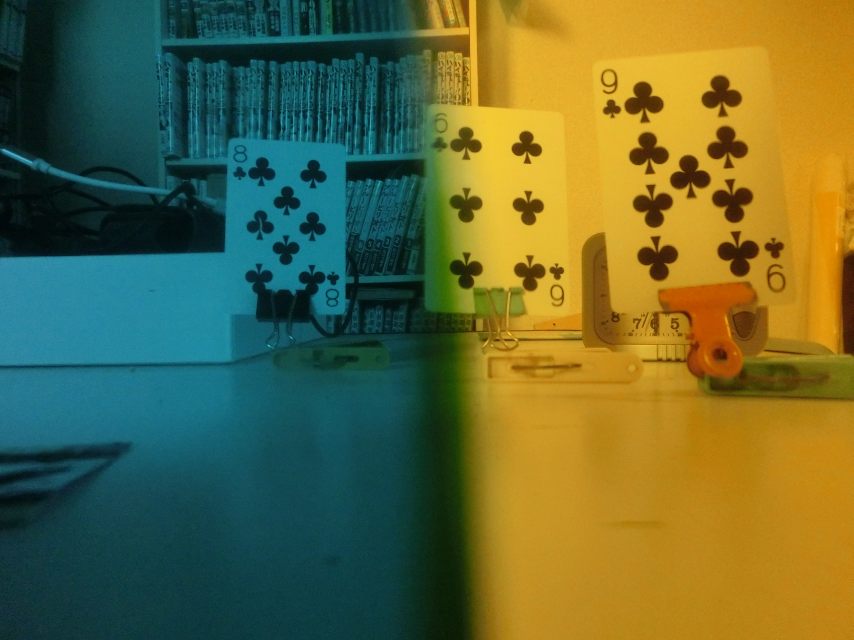
#> input picture colorfilter/0724imgs/hhcy.JPG, 2560 x 1920 px, found by its file name (shown at 1/3 size)
$ jupyter execute edge_detection.ipynb
#> lines starting #> are read from the running program, lines starting #| are printed output that depends on the picture; after the words box and inside, x2 and y2 are one past the last pixel; in counts of white or black regions, pixels touching at a corner belong together; long printed decimals are rounded
[cell 1]
import cv2
import numpy as np
import matplotlib.pyplot as plt

def detect_edges(image):
    """Detect edges in the image using the Canny edge detector."""
    edges = cv2.Canny(image, 100, 200)
    return edges

def calculate_displacement(edges_r, edges_g, edges_b):
    """Calculate the displacement between edges in different color channels."""
    # Find the non-zero coordinates in each edge image
    coords_r = np.column_stack(np.where(edges_r > 0))
    coords_g = np.column_stack(np.where(edges_g > 0))
    coords_b = np.column_stack(np.where(edges_b > 0))

    coords_r = coords_r.resize(coords_g.shape[0], 2)
    coords_b = coords_b.resize(coords_g.shape[0], 2)
    print(coords_r.shape, coords_b.shape, coords_g.shape)
    # Calculate the mean displacement between the edges
    displacement_rg = np.mean(np.sqrt(np.sum((coords_r - coords_g)**2, axis=1)))
    displacement_rb = np.mean(np.sqrt(np.sum((coords_r - coords_b)**2, axis=1)))
    displacement_gb = np.mean(np.sqrt(np.sum((coords_g - coords_b)**2, axis=1)))

    return displacement_rg, displacement_rb, displacement_gb


def play(image_path):
    # Load the image
#> called with image_path = '0724/hhcy.JPG'
    image = cv2.imread(image_path)
#> image is the input picture: shape (1920, 2560, 3); mean B, G, R 56.5, 104.8, 97.8
    image = cv2.resize(image, (1440, 1120))
#> image: shape (1120, 1440, 3)
    plt.imshow(image),plt.show()
    if image is None:
        print("Error: Could not load image.")
        return

    # Convert the image to grayscale
    gray = cv2.cvtColor(image, cv2.COLOR_BGR2GRAY)

    # Detect edges in the grayscale image
    edges = detect_edges(gray)
#> in detect_edges, `edges = cv2.Canny(image, 100, 200)`:
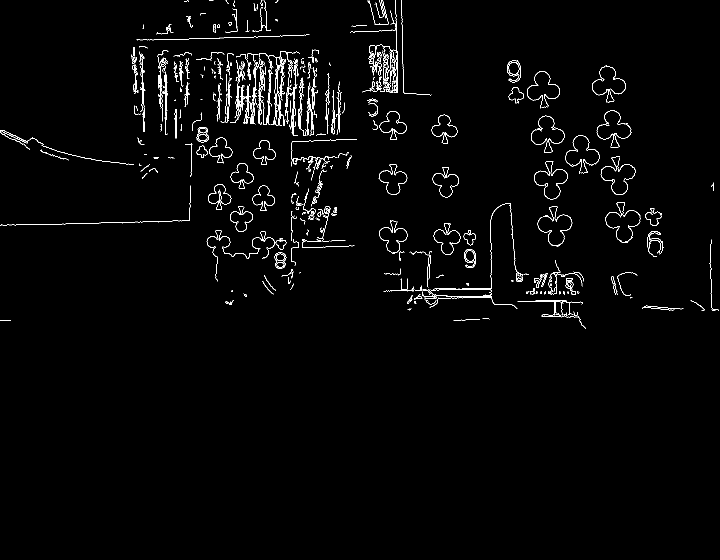
#> edges: shape (1120, 1440) (shown at 1/2 size); 1.7% white in thin lines or dots, all inside (x1, y1, x2, y2) = (0, 0, 1438, 657)

    # Separate the color channels
    b, g, r = cv2.split(image)
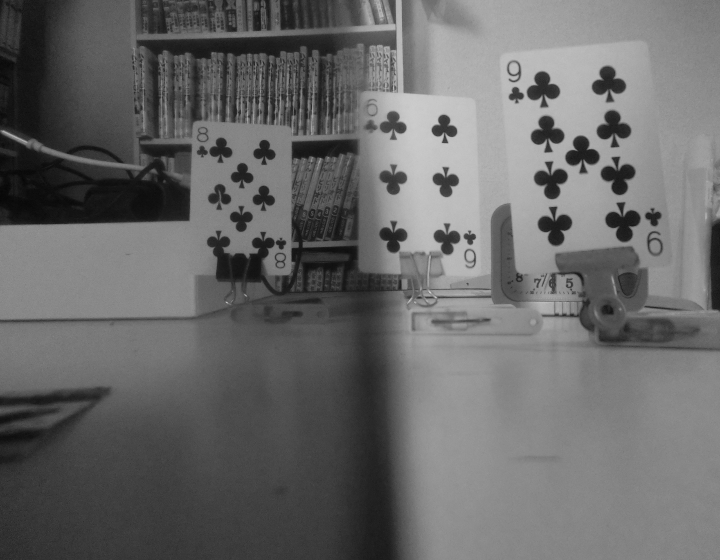
#> g: shape (1120, 1440) (shown at 1/2 size); min 4, max 211, mean 104.7
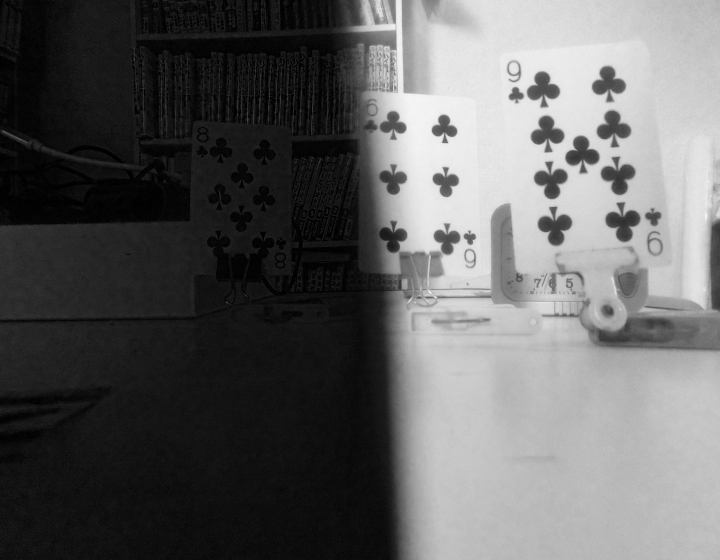
#> r: shape (1120, 1440) (shown at 1/2 size); min 0, max 255, mean 97.7

    # Detect edges in each color channel
    edges_r = detect_edges(r)
#> in detect_edges (call 2), `edges = cv2.Canny(image, 100, 200)`: edges: shape (1120, 1440); 1.1% white in thin lines or dots, all inside (x1, y1, x2, y2) = (0, 0, 1438, 663)
    edges_g = detect_edges(g)
#> in detect_edges (call 3), `edges = cv2.Canny(image, 100, 200)`: edges: shape (1120, 1440); 1.9% white in thin lines or dots, all inside (x1, y1, x2, y2) = (0, 0, 1440, 666)
    edges_b = detect_edges(b)
#> in detect_edges (call 4), `edges = cv2.Canny(image, 100, 200)`: edges: shape (1120, 1440); 1.6% white in thin lines or dots, all inside (x1, y1, x2, y2) = (0, 0, 1264, 642)
    print("r")
    plt.imshow(edges_r),plt.show()
    print("g")
    plt.imshow(edges_g),plt.show()
    print("b")
    plt.imshow(edges_b),plt.show()


# Run the main function with the path to your image
c = 'cyan.JPG'
y = 'yellow.JPG'
hcy = '0724/hhcy.JPG'
hyc = '0724/hhyc.JPG'
a = 'add.JPG'
play(hcy)

[cell 2]
import matplotlib.pyplot as plt
import numpy as np
import cv2

def load(path):
#> called with path = '0724/original.JPG'
    image = cv2.imread(path)
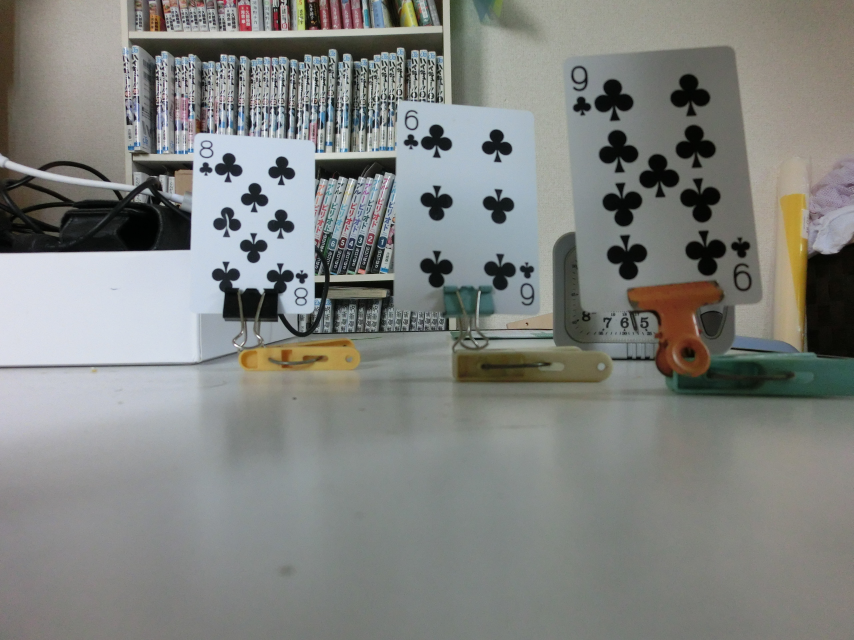
#> input picture colorfilter/0724imgs/original.JPG, 2560 x 1920 px, found by its file name (shown at 1/3 size)
#> image is the input picture: shape (1920, 2560, 3); mean B, G, R 128, 131.1, 128.8
    #image = cv2.cvtColor(image, cv2.COLOR_BGR2RGB)
    print(image.shape)
#| (1920, 2560, 3)
    image = cv2.resize(image, (1440, 1120))
#> image: shape (1120, 1440, 3)
    return image/255
def transparency(image_path, original, types):
#> called with image_path = '0724/hhcy.JPG', original = '0724/original.JPG', types = 0
    def calmain(color_name, channel_normal, channel_filtered):
        # Calculate the mean value of the green channel for both images
        mean_normal = np.mean(channel_normal)
        mean_filtered = np.mean(channel_filtered)

        # Calculate the green channel transmittance
        transmittance = mean_filtered / mean_normal

        # Print the results

        print(str(color_name), " Mean value for normal lens image:", mean_normal)
        print(str(color_name), " Mean value for filtered lens image:", mean_filtered)
        print(str(color_name), " Channel Transmittance:", transmittance)

    image_normal = cv2.cvtColor(cv2.imread(original), cv2.COLOR_BGR2RGB)
    image_normal = cv2.resize(image_normal, (1440, 1120))
#> image_normal: shape (1120, 1440, 3)
    #image_normal = image_normal[:, int(1440/2):]
    #image_normal = image_normal[:, :int(1440/2)]
    image_filtered = cv2.cvtColor(cv2.imread(image_path), cv2.COLOR_BGR2RGB)
    image_filtered = cv2.resize(image_filtered, (1440, 1120))
#> image_filtered: shape (1120, 1440, 3)
    #image_filtered = image_filtered[:, int(1440/2):]
    #image_filtered = image_filtered[:, :int(1440/2)]
    # Ensure images are the same size
    if image_normal.shape != image_filtered.shape:
        raise ValueError("Images must be the same size for comparison")

    # Convert images to float32 type for precision
    image_normal = image_normal.astype(np.float32)
    image_filtered = image_filtered.astype(np.float32)

    # Extract the green channel from both images
    if types==1:
        color_name = 'green'
        channel_normal = image_normal[:, :, types]  # OpenCV uses BGR, so index 1 is G
        channel_filtered = image_filtered[:, :, types]
    elif types==0:
        color_name = 'blue'
        channel_normal = image_normal[:, :, types]  # OpenCV uses BGR, so index 1 is G
        channel_filtered = image_filtered[:, :, types]
    elif types==2:
        color_name = 'red'
        channel_normal = image_normal[:, :, types]  # OpenCV uses BGR, so index 1 is G
        channel_filtered = image_filtered[:, :, types]
    p_ = np.hstack([channel_normal, channel_filtered])
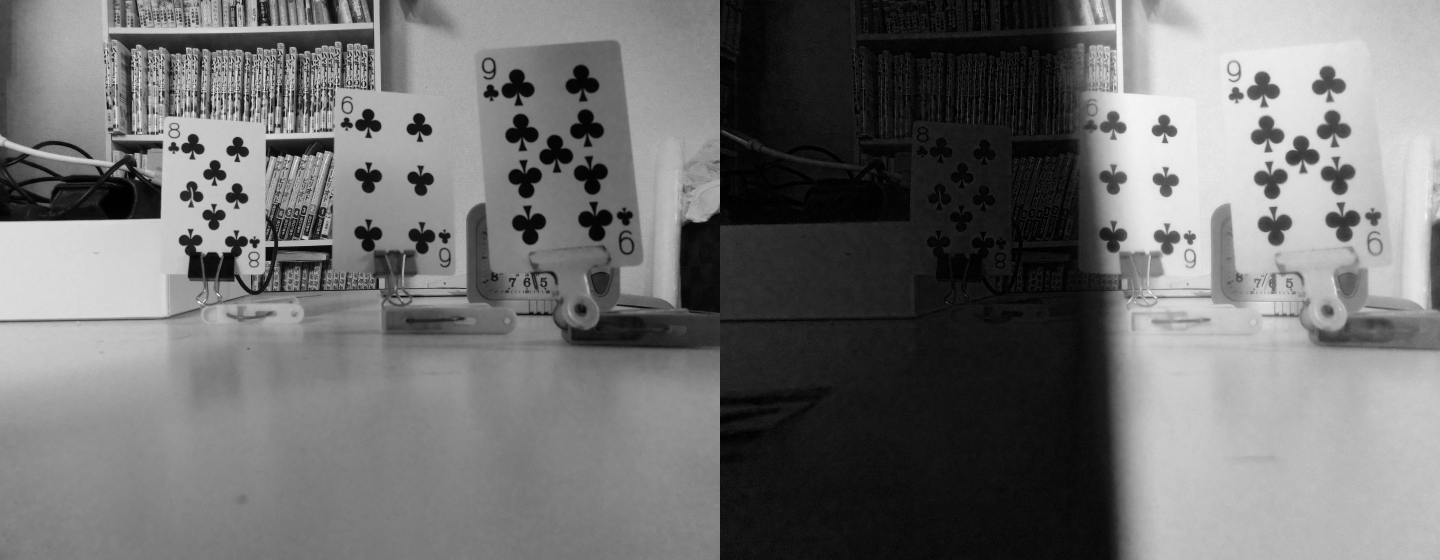
#> p_: shape (1120, 2880) float32 (shown at 1/2 size); min 0, max 255, mean 113.2
    plt.imshow(p_),plt.show()
    calmain(color_name, channel_normal, channel_filtered)
#> in calmain, `mean_normal = np.mean(channel_normal)`: mean_normal = 128.7
#> in calmain, `mean_filtered = np.mean(channel_filtered)`: mean_filtered = 97.68
#> in calmain, `transmittance = mean_filtered / mean_normal`: transmittance = 0.759
#| blue  Mean value for normal lens image: 128.729
#| blue  Mean value for filtered lens image: 97.6848
#| blue  Channel Transmittance: 0.7588


original = "0724/original.JPG"
tname = hcy


image = load(original)
plt.imshow(image),plt.show()
transparency(tname, original, types=0)
transparency(tname, original, types=1)
#> call 2 of transparency, with image_path = '0724/hhcy.JPG', original = '0724/original.JPG', types = 1
#> in transparency (call 2), `p_ = np.hstack([channel_normal, channel_filtered])`:
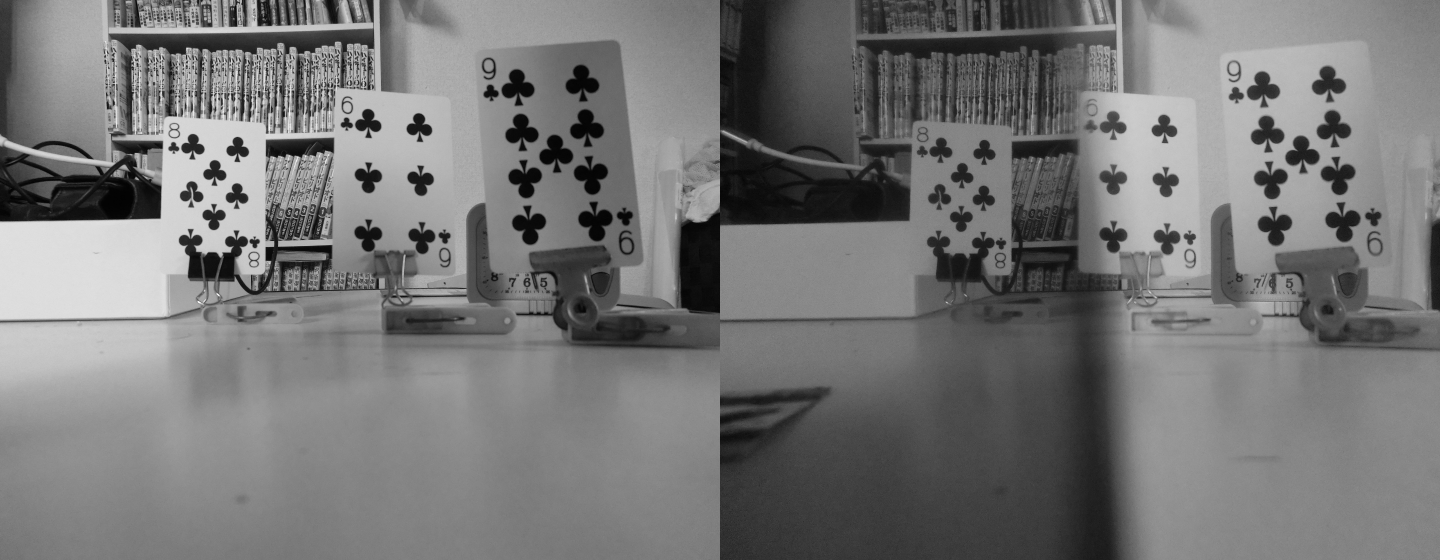
#> p_: shape (1120, 2880) float32 (shown at 1/2 size); min 0, max 255, mean 117.8
#| green  Mean value for normal lens image: 130.962
#| green  Mean value for filtered lens image: 104.702
#| green  Channel Transmittance: 0.7995
transparency(tname, original, types=2)
#> call 3 of transparency, with image_path = '0724/hhcy.JPG', original = '0724/original.JPG', types = 2
#> in transparency (call 3), `p_ = np.hstack([channel_normal, channel_filtered])`:
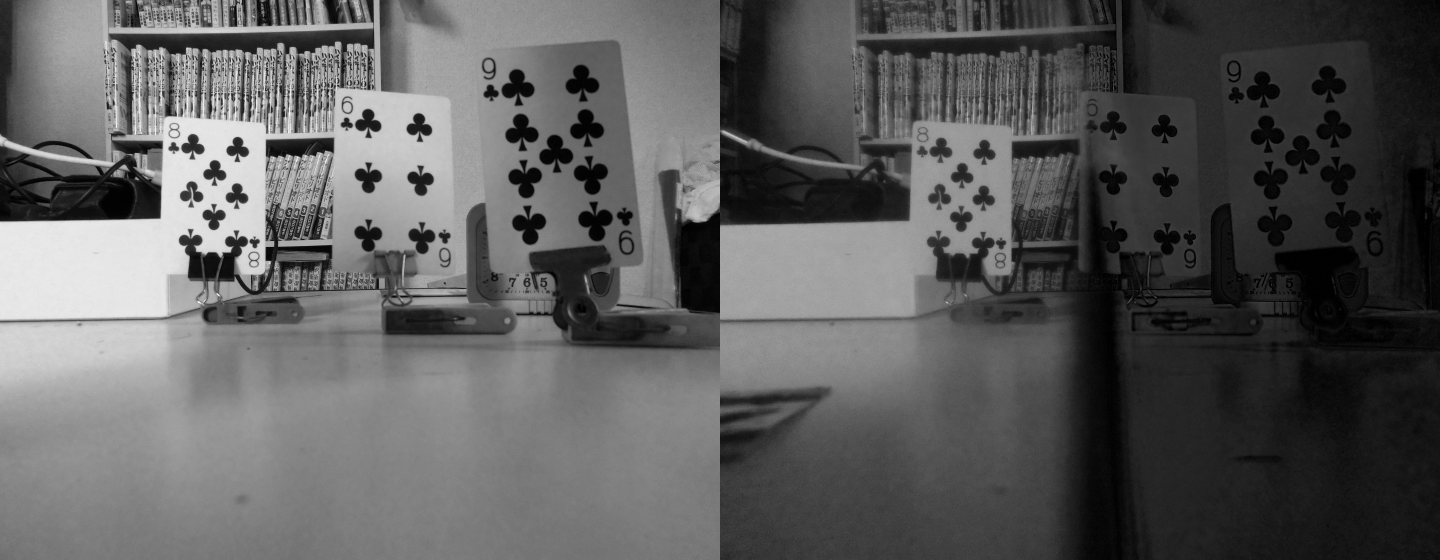
#> p_: shape (1120, 2880) float32 (shown at 1/2 size); min 0, max 255, mean 92.1
#| red  Mean value for normal lens image: 127.852
#| red  Mean value for filtered lens image: 56.381
#| red  Channel Transmittance: 0.441

# show each channel individually
image = load(tname)
#| (1920, 2560, 3)
(B, G, R) = cv2.split(image)
pack = np.hstack([B, G, R])
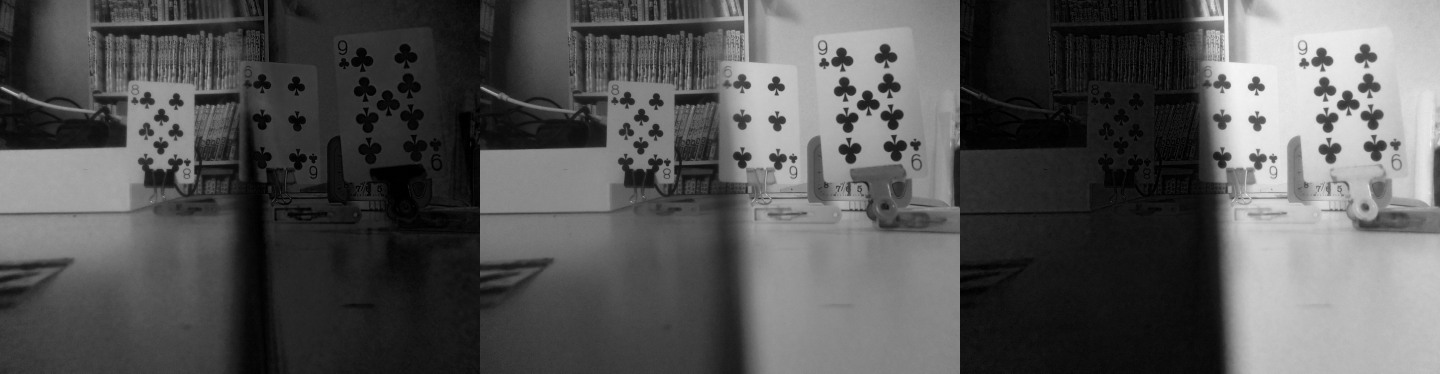
#> pack: shape (1120, 4320) float64 (shown at 1/3 size); min 0, max 1, mean 0.338
plt.imshow(pack),plt.show()

[cell 3]
# Run the main function with the path to your image
c = 'cyan.JPG'
y = 'yellow.JPG'
hcy = 'original_privicous/hhcy.JPG'
hyc = 'original_privicous/hhyc.JPG'
a = 'add.JPG'
play(hcy)

[cell 4]
original = "original_privicous/original.JPG"
tname = hcy


image = load(original)
#| (1920, 2560, 3)
plt.imshow(image),plt.show()
transparency(tname, original, types=0)
#| blue  Mean value for normal lens image: 128.729
#| blue  Mean value for filtered lens image: 97.6848
#| blue  Channel Transmittance: 0.7588
transparency(tname, original, types=1)
#| green  Mean value for normal lens image: 130.962
#| green  Mean value for filtered lens image: 104.702
#| green  Channel Transmittance: 0.7995
transparency(tname, original, types=2)
#| red  Mean value for normal lens image: 127.852
#| red  Mean value for filtered lens image: 56.381
#| red  Channel Transmittance: 0.441

# show each channel individually
image = load(tname)
#| (1920, 2560, 3)
